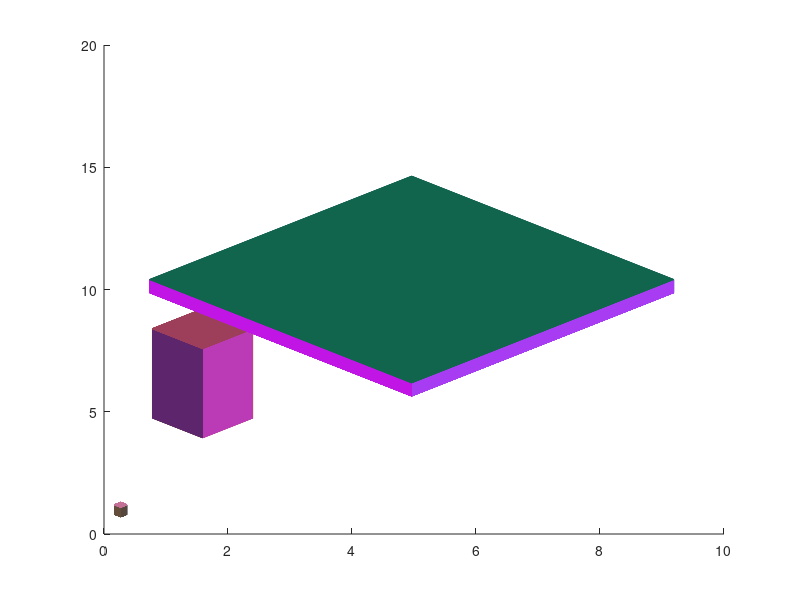

Write MATLAB code to recreate this figure.
close all;
clear all;
clc;
r=@(R)(R*rand*(1+1i));
cub=@(a,b,h)([a,a+b,a+b+h,a+h,a-conj(b)+h,a-conj(b),a,a+h,a+b+h,a+h+1i*2*imag(b),a+h-conj(b)]);
figure;hold on;
for j=0:(1+1/(rand+.01))
        l=10*rand;
        a=l*rand+1i*rand*l;
        b=r(l);
        h=1i*l*rand;
        plot(cub(a,b,h),'color',rand(1,3));
        v1=[];s=0;
        for k=0:.001:1
            if s==0
                v1(length(v1)+1)=a+k*h;
                s=1;
            else 
                v1(length(v1)+1)=a+b+k*h;
                s=0;
            end
        end
        v2=[];
        for k=0:.001:1
            if s==0
                v2(length(v2)+1)=a+k*h;
                s=1;
            else 
                v2(length(v2)+1)=a-conj(b)+k*h;
                s=0;
            end
        end
        v3=[];
        for k=0:.001:1
            if s==0
                v3(length(v3)+1)=a+h+k*b;
                s=1;
            else 
                v3(length(v3)+1)=a-conj(b)*k+h;
                s=0;
            end
        end
        for k=0:.001:1
            if s==0
                v3(length(v3)+1)=a+h-conj(b)+k*b;
                s=1;
            else 
                v3(length(v3)+1)=a-conj(b)*k+b+h;
                s=0;
            end
        end
        plot(v1,'color',rand(1,3));
        plot(v2,'color',rand(1,3));
        plot(v3,'color',rand(1,3));
        
end